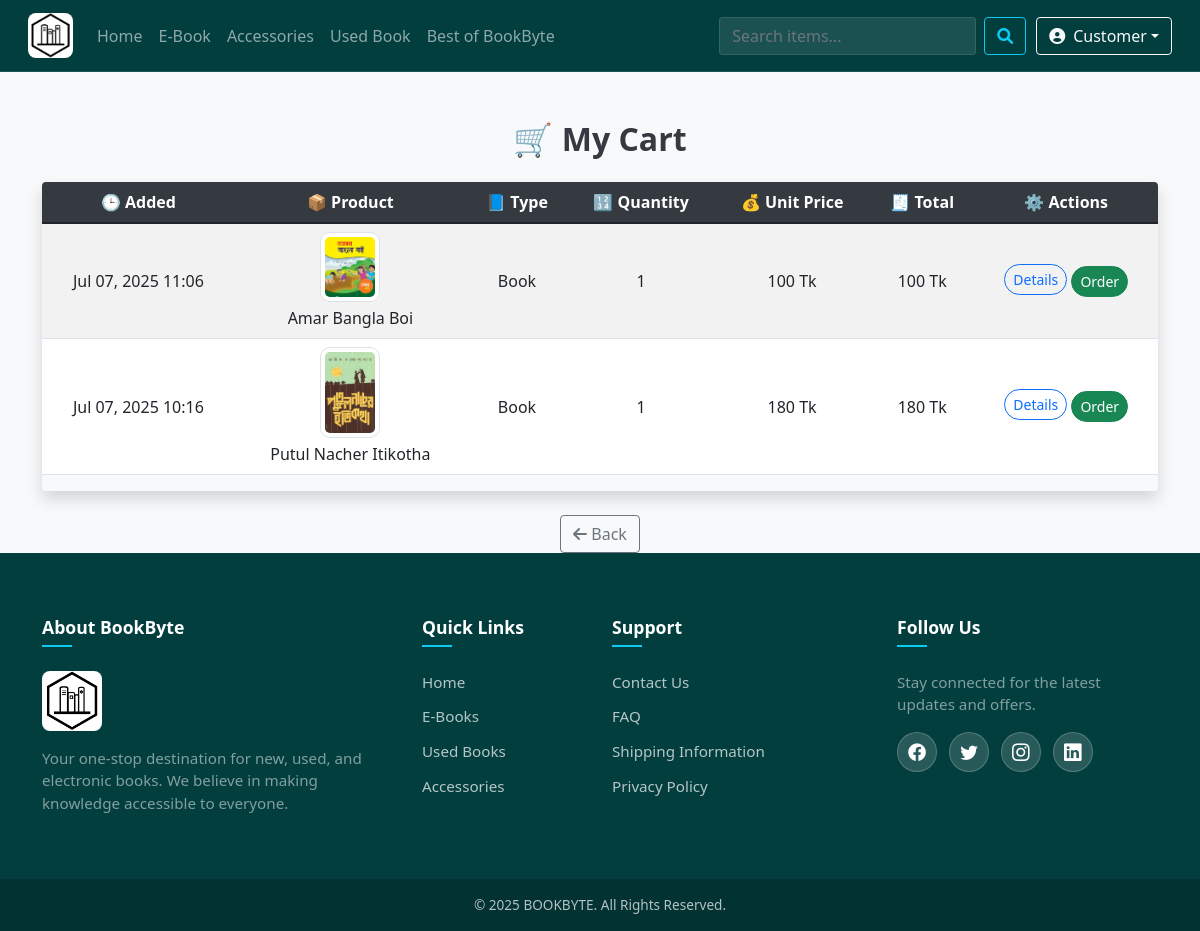
Screenshot of /my_cart/ (signed in) with the database file from the repository.
### products/models.py (models this page shows, shortened)
class CartItem(models.Model):
    user = models.ForeignKey(User, on_delete=models.CASCADE)
    book = models.ForeignKey(Book, null=True, blank=True, on_delete=models.CASCADE)
    accessories = models.ForeignKey(Accessories, null=True, blank=True, on_delete=models.CASCADE)
    quantity = models.PositiveIntegerField(default=1)
    added_at = models.DateTimeField(auto_now_add=True, blank=True, null=True)
    def get_item_price(self):
        if self.book:
            return self.book.price * self.quantity
        elif self.accessories:
            return self.accessories.price * self.quantity
        return 0

class Book(models.Model):
    title = models.CharField(max_length=200)
    author = models.CharField(max_length=200)
    publisher = models.CharField(max_length=200)
    description = models.TextField(blank=True, null=True)
    category_type = (('Story', 'Story'), ('Fiction', 'Fiction'), ('Non-Fiction', 'Non-Fiction'), ('Novel', 'Novel'),
                     ('History', 'History'), ('Poetry', 'Poetry'), ('Cookbook', 'Cookbook'),
                     ('Drama', 'Drama'), ('Thriller', 'Thriller'), ('Biography', 'Biography'), ('Action', 'Action'),
                     ('Literature', 'Literature'), ('Adventure', 'Adventure'), ('Others', 'Others'))
    category = models.CharField(max_length=200, choices=category_type, blank=True, null=True)
    price = models.IntegerField(blank=True, null=True)
    quantity = models.IntegerField(blank=True, null=True)
    image = models.ImageField(upload_to='images/', blank=True, null=True, default='images/default.jpg')
    review_choice = models.ForeignKey('Review', on_delete= models.CASCADE, blank=True, null=True)
    type = (('New', 'New'), ('Used', 'Used'), ('Academic', 'Academic'), ('Admission', 'Admission'))
    type_choice = models.CharField(max_length=100, choices=type, blank=True, null=True)
    donated_by = models.ForeignKey(User, on_delete=models.SET_NULL, null=True, blank=True)
    date_time = models.DateTimeField(auto_now_add=True, blank=True, null=True)
    sales_count = models.IntegerField(default=0)
    average_rating = models.FloatField(default=0.0)

### user/views.py (the view)
# urls.py: path('my_cart/',u_views.view_cart, name = 'my_cart'),
@login_required
def view_cart(request):
    cart_items = CartItem.objects.filter(user=request.user).order_by('-added_at')
    total_price = sum(item.get_item_price() for item in cart_items)
    context = {'cart_items': cart_items, 'total_price': total_price}
    return render(request, 'my_cart.html', context=context)

### user/templates/my_cart.html (shortened to what this page needs)
{% extends 'main_user.html' %}
{% load static %}
{% block content %}
<link rel="stylesheet" href="{% static 'css/cart.css' %}">
<div class="container mt-5">
    <h2 class="text-center mb-4">🛒 My Cart</h2>
    <div class="table-responsive shadow rounded">
        <table class="table table-striped table-hover align-middle text-center">
            <thead class="table-dark">
                <tr>
                    <th>🕒 Added</th>
                    <th>📦 Product</th>
                    <th>📘 Type</th>
                    <th>🔢 Quantity</th>
                    <th>💰 Unit Price</th>
                    <th>🧾 Total</th>
                    <th>⚙️ Actions</th>
                </tr>
            </thead>
            <tbody>
                {% for order in cart_items %}
                <tr>
                    <td>{{ order.added_at|date:"M d, Y H:i" }}</td>
                    <td>
                        {% if order.book %}
                            <img src="{{ order.book.image.url }}" class="img-thumbnail mb-1" width="60" height="60"><br>
                            {{ order.book.title }}
                        {% elif order.ebook %}
                            <img src="{{ order.ebook.image.url }}" class="img-thumbnail mb-1" width="60" height="60"><br>
                            {{ order.ebook.title }}
                        {% elif order.accessories %}
                            <img src="{{ order.accessories.image.url }}" class="img-thumbnail mb-1" width="60" height="60"><br>
                            {{ order.accessories.title }}
                        {% endif %}
                    </td>
                    <td>
                        {% if order.book %} Book {% elif order.ebook %} E-Book {% elif order.accessories %} Accessories {% endif %}
                    </td>
                    <td>{{ order.quantity }}</td>
                    <td>
                        {% if order.book %} {{ order.book.price }} Tk
                        {% elif order.ebook %} {{ order.ebook.price }} Tk
                        {% elif order.accessories %} {{ order.accessories.price }} Tk
                        {% endif %}
                    </td>
                    <td>{{ order.get_item_price }} Tk</td>
                    <td>
                        {% if order.book %}
                            <a href="{% url 'book_details_user' order.book.id %}" class="btn btn-sm btn-outline-primary mb-1">Details</a>
                            <a href="{% url 'create_order_book' order.book.id %}" class="btn btn-sm btn-success">Order</a>
                        {% elif order.ebook %}
                            <a href="{% url 'ebook_details_user' order.ebook.id %}" class="btn btn-sm btn-outline-primary">Details</a>
                        {% elif order.accessories %}
                            <a href="{% url 'accessories_details_user' order.accessories.id %}" class="btn btn-sm btn-outline-primary mb-1">Details</a>
                            <a href="{% url 'create_order_accessories' order.accessories.id %}" class="btn btn-sm btn-success">Order</a>
                        {% endif %}
                    </td>
                </tr>
                {% endfor %}
            </tbody>
        </table>
    </div>
    <div class="text-center mt-4">
        <a href="javascript:history.back()" class="btn btn-outline-secondary">
            <i class="fas fa-arrow-left"></i> Back
        </a>
    </div>
</div>
{% endblock %}

### user/templates/navbar_user.html (shortened to what this page needs)
{% load static %}
<link href="https://cdnjs.cloudflare.com/ajax/libs/font-awesome/6.0.0-beta3/css/all.min.css" rel="stylesheet">
<link rel="stylesheet" href="{% static 'css/navbar.css' %}">
<nav class="navbar navbar-expand-lg navbar-dark custom-navbar sticky-top">
    <div class="container-fluid">
        <a class="navbar-brand" href="{% url 'home' %}">
            <img src="{% static 'images/images (1).png' %}" alt="Logo">
        </a>
        <div class="collapse navbar-collapse" id="navbarSupportedContent">
            <ul class="navbar-nav me-auto mb-2 mb-lg-0">
                <li class="nav-item">
                    <a class="nav-link {% if request.path == '/home/' %}active{% endif %}"
                        href="{% url 'home' %}">Home</a>
                </li>
                <li class="nav-item">
                    <a class="nav-link {% if request.path == '/ebook_user/' %}active{% endif %}"
                        href="{% url 'ebook_user' %}">E-Book</a>
                </li>
                <li class="nav-item">
                    <a class="nav-link {% if request.path == '/accessories_user/' %}active{% endif %}"
                        href="{% url 'accessories_user' %}">Accessories</a>
                </li>
                <li class="nav-item">
                    <a class="nav-link {% if request.path == '/usedBook_user/' %}active{% endif %}"
                        href="{% url 'usedBook_user' %}">Used Book</a>
                </li>
                <li class="nav-item">
                    <a class="nav-link {% if request.path == '/recommendation/' %}active{% endif %}"
                        href="{% url 'recommendation' %}">Best of BookByte</a>
                </li>
            </ul>
            <div class="d-flex align-items-center gap-3">
                <div id="search-wrapper" style="position: relative;">
                    <form class="d-flex" action="{% url 'search_user' %}" method="GET">
                        <input id="search-input" class="form-control me-2" type="search" name="q" placeholder="Search items..."
                            aria-label="Search" autocomplete="off">
                        <button class="btn btn-outline-info" type="submit">
                            <i class="fas fa-search"></i>
                        </button>
                    </form>
                </div>
            </div>
                <div class="dropdown" style="margin-left: 10px;">
                    <a href="#" class="btn btn-outline-light d-flex align-items-center dropdown-toggle"
                        id="profileDropdown" role="button" data-bs-toggle="dropdown" aria-expanded="false">
                        <i class="fas fa-user-circle me-2"></i>
                        {{ user.username }}
                    </a>
                </div>
            </div>
        </div>
</nav>

### static/css/navbar.css (style rules this page uses)
:root { --navbar-bg: #033E3E; --primary-accent: #0dcaf0; --primary-text-dark: #212529; --link-color: rgba(255, 255, 255, 0.8); --link-hover-color: #ffffff; }
.custom-navbar { background-color: var(--navbar-bg); padding: 0.5rem 1rem; backdrop-filter: blur(8px); -webkit-backdrop-filter: blur(8px); border-bottom: 1px solid rgba(255, 255, 255, 0.1); min-height: 70px; }
.navbar-brand img { height: 45px; width: auto; border-radius: 8px; transition: transform 0.3s ease; }
.nav-link { font-size: 1rem; font-weight: 500; color: var(--link-color); padding: 0.5rem 1rem; position: relative; transition: color 0.3s ease; }
.custom-navbar .form-control { background-color: rgba(255, 255, 255, 0.1); border: 1px solid rgba(255, 255, 255, 0.2); color: white; transition: all 0.3s ease; }

### static/css/footer.css (style rules this page uses)
:root { --footer-bg: #033E3E; --footer-text: rgba(255, 255, 255, 0.7); --footer-heading: #ffffff; --footer-link-hover: #0dcaf0; --footer-border: rgba(255, 255, 255, 0.1); }

### static/css/cart.css (style rules this page uses)
body { background-color: #f8f9fa; }
.table { background-color: #ffffff; }
th, td { vertical-align: middle !important; }
.table th { background-color: #343a40; color: #fff; }
.btn-outline-primary { border-radius: 20px; }
.btn-success { border-radius: 20px; }
.table img { border-radius: 10px; object-fit: cover; }
h2 { font-weight: 700; color: #343a40; }
.table-responsive { border-radius: 10px; overflow: hidden; }

### rows the page displays
CartItem: added_at "Jul 07, 2025 11:06", book.image (picture), book "Amar Bangla Boi", shows "Book", quantity "1", book.price "100", get_item_price "100", shows "Details"
CartItem: added_at "Jul 07, 2025 10:16", book.image (picture), book "Putul Nacher Itikotha", shows "Book", quantity "1", book.price "180", get_item_price "180", shows "Details"

### other values shown
{{ user.username }} "Customer"
